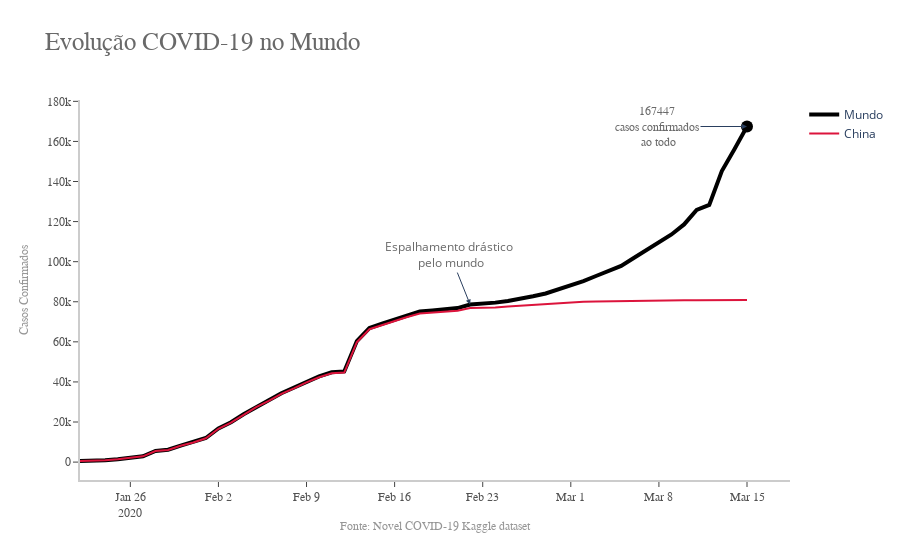

Notebook code cell kept with this figure:
### Code cell
# Criando figure
fig = go.Figure()

# Criando linha - Casos confirmados ao longo do mundo
trace0 = go.Scatter(
    x=corona_sum['last_update'],
    y=corona_sum['confirmed'],
    line=dict(
        color='black',
        width=4
    ),
    name='Mundo'
)

# Criando linha - Casos confirmados na China
trace1 = go.Scatter(
    x=china_sum['last_update'],
    y=china_sum['confirmed'],
    line=dict(
        color='crimson',
        width=2
    ),
    name='China'
)

# Criando ponto específico
trace2 = go.Scatter(
    x=corona_sum['last_update'][-1:],
    y=corona_sum['confirmed'][-1:],
    mode='markers',
    marker=dict(
        color='black',
        size=12
    ),
    showlegend=False
)

# Adicionando traços às figuras
fig.add_trace(trace0)
fig.add_trace(trace1)
fig.add_trace(trace2)

# Formatando layout da plotagem
fig.update_layout(
    
    # Eixo x
    xaxis=dict(
        showline=True,
        showgrid=False,
        showticklabels=True,
        linecolor='rgb(204, 204, 204)',
        linewidth=2,
        ticks='outside',
        tickfont=dict(
            family='Raleway, sans-serif',
            size=12,
            color='rgb(82, 82, 82)',
        ),
    ),
    
    # Eixo y
    yaxis=dict(
        showgrid=True,
        zeroline=True,
        showline=True,
        showticklabels=True,
        linecolor='rgb(204, 204, 204)',
        linewidth=2,
        ticks='outside',
        tickfont=dict(
            family='Raleway, sans-serif',
            size=12,
            color='rgb(82, 82, 82)',
        ),
    ),
    
    
    showlegend=True,
    plot_bgcolor='white',
    
    # Título do gráfico
    title=dict(
        text='Evolução COVID-19 no Mundo',
        font=dict(
            family='Franklin Gothic',
            size=25,
            color='dimgrey'
        )
    ),
    
    # Título do eixo y
    yaxis_title=dict(
        text='Casos Confirmados',
        font=dict(
            family='Raleway, sans-serif',
            size=12,
            color='rgb(150,150,150)'
        )
    )
)

# Criando anotações
annotations = []
annotations.append(
    dict(
        xref='paper', 
        yref='paper', 
        x=0.5, 
        y=-0.1,
        xanchor='center', 
        yanchor='top',
        text='Fonte: <a href=https://www.kaggle.com/sudalairajkumar/novel-corona-virus-2019-dataset>' +
                                   'Novel COVID-19 Kaggle dataset</a>',
        font=dict(
            family='Raleway, sans-serif',
            size=12,
            color='rgb(150,150,150)'
        ),
        showarrow=False
    )
)

annotations.append(
    dict(
        x=corona_sum['last_update'][31],
        y=corona_sum['confirmed'][31],
        xref='x',
        yref='y',
        text='Espalhamento drástico <br>pelo mundo',
        ax=-20,
        ay=-50,
        showarrow=True,
        arrowhead=2,
        font=dict(
            color='dimgrey'
        )
    )
)

annotations.append(
    dict(
        x=corona_sum['last_update'][len(corona_sum)-1],
        y=corona_sum['confirmed'][len(corona_sum)-1],
        xref='x',
        yref='y',
        text=f'{int(corona_sum["confirmed"].max())}' + 
                '<br>casos confirmados<br> ao todo',
        ax=-90,
        ay=0,
        showarrow=True,
        arrowhead=2,
        font=dict(
            family='Raleway, sans-serif',
            color='dimgrey'
        )
    )
)
 
fig.update_layout(annotations=annotations)
fig.show()

### Figure 1 — Plotly figure (JSON) as saved in the notebook; plotly's stock layout.template omitted (floating-point values rounded to 4 significant figures)
{"data": [{"line": {"color": "black", "width": 4}, "name": "Mundo", "type": "scatter", "x": ["2020-01-22", "2020-01-23", "2020-01-24", "2020-01-25", "2020-01-26", "2020-01-27", "2020-01-28", "2020-01-29", "2020-01-30", "2020-01-31", "2020-02-01", "2020-02-02", "2020-02-03", "2020-02-04", "2020-02-05", "2020-02-06", "2020-02-07", "2020-02-08", "2020-02-09", "2020-02-10", "2020-02-11", "2020-02-12", "2020-02-13", "2020-02-14", "2020-02-15", "2020-02-16", "2020-02-17", "2020-02-18", "2020-02-19", "2020-02-20", "2020-02-21", "2020-02-22", "2020-02-23", "2020-02-24", "2020-02-25", "2020-02-26", "2020-02-27", "2020-02-28", "2020-02-29", "2020-03-01", "2020-03-02", "2020-03-03", "2020-03-04", "2020-03-05", "2020-03-06", "2020-03-07", "2020-03-08", "2020-03-09", "2020-03-10", "2020-03-11", "2020-03-12", "2020-03-13", "2020-03-14", "2020-03-15"], "y": [555, 653, 941, 1438, 2118, 2927, 5578, 6165, 8235, 9925, 12038, 16787, 19881, 23892, 27636, 30818, 34392, 37121, 40151, 42763, 44803, 45222, 60370, 66887, 69032, 71226, 73260, 75138, 75641, 76199, 76843, 78599, 78985, 79570, 80415, 81397, 82756, 84124, 86013, 88371, 90309, 92844, 95124, 97886, 101800, 105836, 109835, 113582, 118582, 125865, 128343, 145193, 156099, 167447]}, {"line": {"color": "crimson", "width": 2}, "name": "China", "type": "scatter", "x": ["2020-01-22", "2020-01-23", "2020-01-24", "2020-01-25", "2020-01-26", "2020-01-27", "2020-01-28", "2020-01-29", "2020-01-30", "2020-01-31", "2020-02-01", "2020-02-02", "2020-02-03", "2020-02-04", "2020-02-05", "2020-02-06", "2020-02-07", "2020-02-08", "2020-02-09", "2020-02-10", "2020-02-11", "2020-02-12", "2020-02-13", "2020-02-14", "2020-02-15", "2020-02-16", "2020-02-17", "2020-02-18", "2020-02-19", "2020-02-20", "2020-02-21", "2020-02-22", "2020-02-23", "2020-02-24", "2020-02-25", "2020-02-26", "2020-02-27", "2020-02-28", "2020-02-29", "2020-03-01", "2020-03-02", "2020-03-03", "2020-03-04", "2020-03-05", "2020-03-06", "2020-03-07", "2020-03-08", "2020-03-09", "2020-03-10", "2020-03-11", "2020-03-12", "2020-03-13", "2020-03-14", "2020-03-15"], "y": [547, 639, 916, 1399, 2062, 2863, 5494, 6070, 8124, 9783, 11871, 16607, 19693, 23680, 27409, 30553, 34075, 36778, 39790, 42306, 44327, 44699, 59832, 66292, 68347, 70446, 72364, 74139, 74546, 74999, 75472, 76922, 76938, 77152, 77660, 78065, 78498, 78824, 79251, 79826, 80026, 80151, 80271, 80422, 80573, 80652, 80699, 80735, 80757, 80785, 80793, 80801, 80827, 80848]}, {"marker": {"color": "black", "size": 12}, "mode": "markers", "showlegend": false, "type": "scatter", "x": ["2020-03-15"], "y": [167447]}], "layout": {"annotations": [{"font": {"color": "rgb(150,150,150)", "family": "Raleway, sans-serif", "size": 12}, "showarrow": false, "text": "Fonte: <a href=https://www.kaggle.com/sudalairajkumar/novel-corona-virus-2019-dataset>Novel COVID-19 Kaggle dataset</a>", "x": 0.5, "xanchor": "center", "xref": "paper", "y": -0.1, "yanchor": "top", "yref": "paper"}, {"arrowhead": 2, "ax": -20, "ay": -50, "font": {"color": "dimgrey"}, "showarrow": true, "text": "Espalhamento drástico <br>pelo mundo", "x": "2020-02-22", "xref": "x", "y": 78599, "yref": "y"}, {"arrowhead": 2, "ax": -90, "ay": 0, "font": {"color": "dimgrey", "family": "Raleway, sans-serif"}, "showarrow": true, "text": "167447<br>casos confirmados<br> ao todo", "x": "2020-03-15", "xref": "x", "y": 167447, "yref": "y"}], "plot_bgcolor": "white", "showlegend": true, "title": {"font": {"color": "dimgrey", "family": "Franklin Gothic", "size": 25}, "text": "Evolução COVID-19 no Mundo"}, "xaxis": {"linecolor": "rgb(204, 204, 204)", "linewidth": 2, "showgrid": false, "showline": true, "showticklabels": true, "tickfont": {"color": "rgb(82, 82, 82)", "family": "Raleway, sans-serif", "size": 12}, "ticks": "outside"}, "yaxis": {"linecolor": "rgb(204, 204, 204)", "linewidth": 2, "showgrid": true, "showline": true, "showticklabels": true, "tickfont": {"color": "rgb(82, 82, 82)", "family": "Raleway, sans-serif", "size": 12}, "ticks": "outside", "title": {"font": {"color": "rgb(150,150,150)", "family": "Raleway, sans-serif", "size": 12}, "text": "Casos Confirmados"}, "zeroline": true}}}
